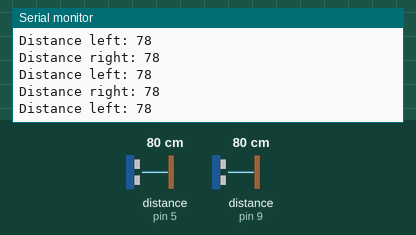
The sketch below on a simulated Arduino Uno, built with avr-gcc and run on an emulated ATmega328P. On the bench: the last lines printed to the serial monitor. Wiring (inferred from the names in the program): 2 × ultrasonic range finder: trigger pin 6, echo pin 5 / trigger pin 10, echo pin 9. Inputs (shaded band) come from the test bench; at power-on: distance to the obstacle (sensors on pin 5, pin 9) 80 cm. The echo pulse lasts 58.3 µs per cm.

Above: at 1.2 s.
1.3 s: distance to the obstacle (sensor on pin 5) set to 2 cm
At 1.8 s:
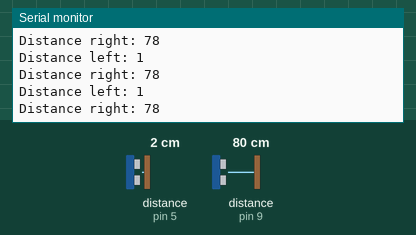
4.3 s: distance to the obstacle (sensor on pin 9) set to 2 cm
At 5.3 s:
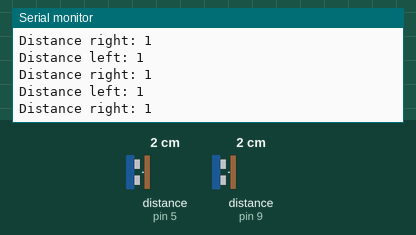
7.3 s: distance to the obstacle (sensor on pin 5) set to 120 cm
At 8.2 s:
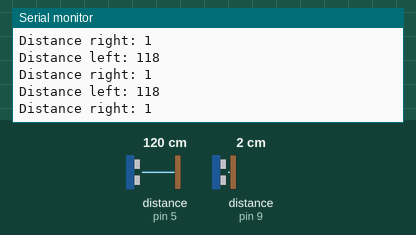
10.3 s: distance to the obstacle (sensor on pin 5) set to 4 cm
At 11.1 s:
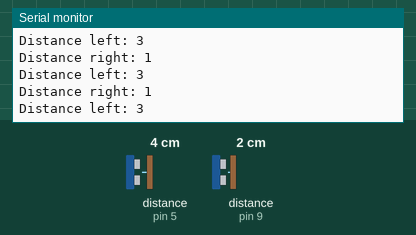
13.3 s: distance to the obstacle (sensor on pin 9) set to 120 cm
At 14.0 s:
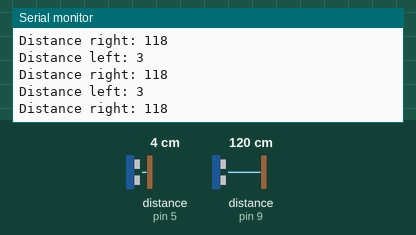
16.3 s: distance to the obstacle (sensor on pin 9) set to 4 cm
At 17.0 s:
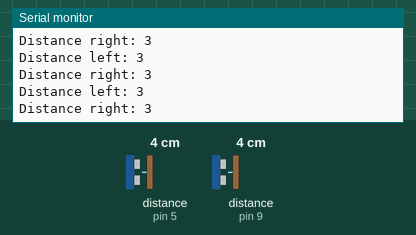
Timing chart, 0 to 19.3 s (numbered marks = the images above; inputs shaded):
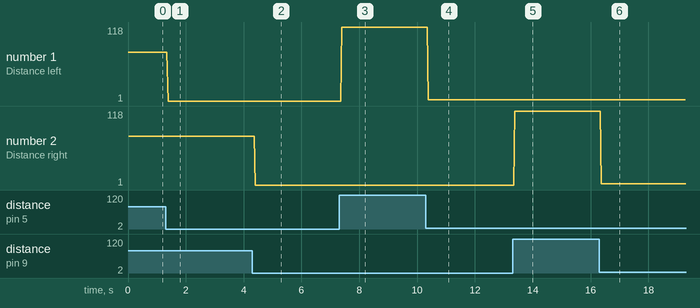

Measured:
- after the input at 1.3 s, the serial monitor: prints a new line after 0.08 s (image 1)
- after the input at 4.3 s, the serial monitor: prints a new line after 0.11 s (image 2)
- after the input at 7.3 s, the serial monitor: prints a new line after 0.09 s (image 3)
- after the input at 10.3 s, the serial monitor: prints a new line after 0.09 s (image 4)
- after the input at 13.3 s, the serial monitor: prints a new line after 0.07 s (image 5)
- after the input at 16.3 s, the serial monitor: prints a new line after 0.07 s (image 6)
- plotted number 1: 78 → 1 after the input at 1.3 s, 1 → 118 after the input at 7.3 s, 118 → 3 after the input at 10.3 s

The sketch:

test_us_sensor.ino
```cpp
// #include <LiquidCrystal.h>
// LiquidCrystal lcd(1,2,4,5,6,7);
// const int trigPin = 9;
// const int echoPin = 8;
// long duration;
// int distance;
// float speedSound = 0.034;

// void setup() {
//   // put your setup code here, to run once:
//   pinMode(trigPin, OUTPUT);
//   pinMode(echoPin, INPUT);
//   //lcd.begin(16,2);
// }

// void loop() {
//   // put your main code here, to run repeatedly:
//   // clear trig pin
//   digitalWrite(trigPin, LOW);
//   delayMicroseconds(2);

//   // Set the trigPin High for 10 microseconds
//   digitalWrite(trigPin, HIGH);
//   delayMicroseconds(10);
//   digitalWrite(trigPin, LOW);

//   // read echoPin, returns the sound wave travel time in microseconds
//   duration = pulseIn(echoPin, HIGH);

//   // calculate the distance
//   distance = duration*speedSound/2;

//   lcd.setCursor(0, 0); // Sets the location at which subsequent text written to the LCD will be displayed
//   lcd.print("Distance: "); // Prints string "Distance" on the LCD
//   lcd.print(distance); // Prints the distance value from the sensor
//   lcd.print(" cm");
//   delay(1000);
//   lcd.clear(); // Clears the LCD screen
// }

const int trigPinLeft = 6;
const int echoPinLeft = 5;
const int trigPinRight = 10;
const int echoPinRight = 9;
// defines variables
long durationLeft;
int distanceLeft;
long durationRight;
int distanceRight;
void setup() {
  pinMode(trigPinLeft, OUTPUT); // Sets the trigPin as an Output
  pinMode(echoPinLeft, INPUT); // Sets the echoPin as an Input
  pinMode(trigPinRight, OUTPUT); // Sets the trigPin as an Output
  pinMode(echoPinRight, INPUT); // Sets the echoPin as an Input
  Serial.begin(9600); // Starts the serial communication
}
void loop() {
  // Clears the trigPin
  digitalWrite(trigPinLeft, LOW);
  delayMicroseconds(2);
  // Sets the trigPin on HIGH state for 10 micro seconds
  digitalWrite(trigPinLeft, HIGH);
  delayMicroseconds(10);
  digitalWrite(trigPinLeft, LOW);
  // Reads the echoPin, returns the sound wave travel time in microseconds
  durationLeft = pulseIn(echoPinLeft, HIGH);
  // Calculating the distance
  distanceLeft = durationLeft * 0.034 / 2;
  // Prints the distance on the Serial Monitor
  Serial.print("Distance left: ");
  Serial.println(distanceLeft);
  // Clears the trigPin
  digitalWrite(trigPinRight, LOW);
  delayMicroseconds(2);
  // Sets the trigPin on HIGH state for 10 micro seconds
  digitalWrite(trigPinRight, HIGH);
  delayMicroseconds(10);
  digitalWrite(trigPinRight, LOW);
  // Reads the echoPin, returns the sound wave travel time in microseconds
  durationRight = pulseIn(echoPinRight, HIGH);
  // Calculating the distance
  distanceRight = durationRight * 0.034 / 2;
  // Prints the distance on the Serial Monitor
  Serial.print("Distance right: ");
  Serial.println(distanceRight);
}
```
